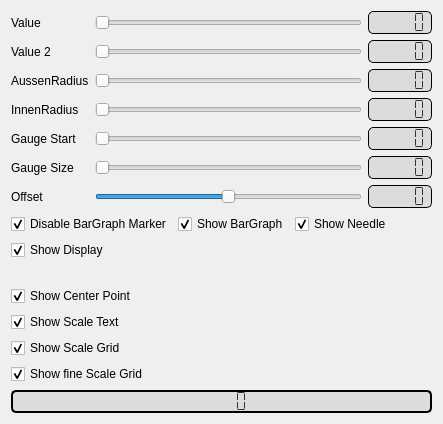
        <widget class="QWidget" name="tab_3">
         <attribute name="title">
          <string>Setup</string>
         </attribute>
         <layout class="QGridLayout" name="gridLayout_16">
          <item row="0" column="0">
           <layout class="QGridLayout" name="gridLayout">
            <item row="6" column="2">
             <widget class="QLCDNumber" name="lcdNumber_9">
              <property name="styleSheet">
               <string notr="true">QLCDNumber {
	border: 1px solid black;
	border-radius: 5px;
	background-color: rgb(220, 220, 220);
	color: rgb(50, 50, 50);
}</string>
              </property>
              <property name="frameShape">
               <enum>QFrame::NoFrame</enum>
              </property>
              <property name="frameShadow">
               <enum>QFrame::Plain</enum>
              </property>
              <property name="lineWidth">
               <number>0</number>
              </property>
              <property name="segmentStyle">
               <enum>QLCDNumber::Flat</enum>
              </property>
             </widget>
            </item>
            <item row="1" column="0">
             <widget class="QLabel" name="label_2">
              <property name="text">
               <string>Value 2</string>
              </property>
             </widget>
            </item>
            <item row="0" column="2">
             <widget class="QLCDNumber" name="lcdNumber_4">
              <property name="font">
               <font>
                <family>MS Shell Dlg 2</family>
               </font>
              </property>
              <property name="styleSheet">
               <string notr="true">QLCDNumber {
	border: 1px solid black;
	border-radius: 5px;
	background-color: rgb(220, 220, 220);
	color: rgb(50, 50, 50);
}</string>
              </property>
              <property name="frameShape">
               <enum>QFrame::NoFrame</enum>
              </property>
              <property name="frameShadow">
               <enum>QFrame::Plain</enum>
              </property>
              <property name="lineWidth">
               <number>0</number>
              </property>
              <property name="segmentStyle">
               <enum>QLCDNumber::Flat</enum>
              </property>
             </widget>
            </item>
            <item row="4" column="0">
             <widget class="QLabel" name="label_5">
              <property name="text">
               <string>Gauge Start</string>
              </property>
             </widget>
            </item>
            <item row="1" column="1">
             <widget class="QSlider" name="horizontalSlider_5">
              <property name="maximum">
               <number>200</number>
              </property>
              <property name="value">
               <number>0</number>
              </property>
              <property name="orientation">
               <enum>Qt::Horizontal</enum>
              </property>
             </widget>
            </item>
            <item row="1" column="2">
             <widget class="QLCDNumber" name="lcdNumber_3">
              <property name="styleSheet">
               <string notr="true">QLCDNumber {
	border: 1px solid black;
	border-radius: 5px;
	background-color: rgb(220, 220, 220);
	color: rgb(50, 50, 50);
}</string>
              </property>
              <property name="frameShape">
               <enum>QFrame::NoFrame</enum>
              </property>
              <property name="frameShadow">
               <enum>QFrame::Plain</enum>
              </property>
              <property name="lineWidth">
               <number>0</number>
              </property>
              <property name="segmentStyle">
               <enum>QLCDNumber::Flat</enum>
              </property>
             </widget>
            </item>
            <item row="2" column="0">
             <widget class="QLabel" name="label_3">
              <property name="text">
               <string>AussenRadius</string>
              </property>
             </widget>
            </item>
            <item row="3" column="0">
             <widget class="QLabel" name="label_4">
              <property name="text">
               <string>InnenRadius</string>
              </property>
             </widget>
            </item>
            <item row="4" column="1">
             <widget class="QSlider" name="GaugeStartSlider">
              <property name="maximum">
               <number>360</number>
              </property>
              <property name="value">
               <number>0</number>
              </property>
              <property name="orientation">
               <enum>Qt::Horizontal</enum>
              </property>
             </widget>
            </item>
            <item row="2" column="2">
             <widget class="QLCDNumber" name="lcdNumber_2">
              <property name="styleSheet">
               <string notr="true">QLCDNumber {
	border: 1px solid black;
	border-radius: 5px;
	background-color: rgb(220, 220, 220);
	color: rgb(50, 50, 50);
}</string>
              </property>
              <property name="frameShape">
               <enum>QFrame::NoFrame</enum>
              </property>
              <property name="frameShadow">
               <enum>QFrame::Plain</enum>
              </property>
              <property name="lineWidth">
               <number>0</number>
              </property>
              <property name="segmentStyle">
               <enum>QLCDNumber::Flat</enum>
              </property>
             </widget>
            </item>
            <item row="2" column="1">
             <widget class="QSlider" name="AussenRadiusSlider">
              <property name="maximum">
               <number>1000</number>
              </property>
              <property name="value">
               <number>0</number>
              </property>
              <property name="orientation">
               <enum>Qt::Horizontal</enum>
              </property>
             </widget>
            </item>
            <item row="3" column="1">
             <widget class="QSlider" name="InnenRadiusSlider">
              <property name="maximum">
               <number>1000</number>
              </property>
              <property name="value">
               <number>0</number>
              </property>
              <property name="orientation">
               <enum>Qt::Horizontal</enum>
              </property>
             </widget>
            </item>
            <item row="3" column="2">
             <widget class="QLCDNumber" name="lcdNumber">
              <property name="styleSheet">
               <string notr="true">QLCDNumber {
	border: 1px solid black;
	border-radius: 5px;
	background-color: rgb(220, 220, 220);
	color: rgb(50, 50, 50);
}</string>
              </property>
              <property name="frameShape">
               <enum>QFrame::NoFrame</enum>
              </property>
              <property name="frameShadow">
               <enum>QFrame::Plain</enum>
              </property>
              <property name="lineWidth">
               <number>0</number>
              </property>
              <property name="segmentStyle">
               <enum>QLCDNumber::Flat</enum>
              </property>
             </widget>
            </item>
            <item row="0" column="0">
             <widget class="QLabel" name="label">
              <property name="text">
               <string>Value</string>
              </property>
             </widget>
            </item>
            <item row="0" column="1">
             <widget class="QSlider" name="ActualSlider">
              <property name="maximum">
               <number>200</number>
              </property>
              <property name="value">
               <number>0</number>
              </property>
              <property name="orientation">
               <enum>Qt::Horizontal</enum>
              </property>
             </widget>
            </item>
            <item row="6" column="0">
             <widget class="QLabel" name="label_7">
              <property name="text">
               <string>Offset</string>
              </property>
             </widget>
            </item>
            <item row="5" column="2">
             <widget class="QLCDNumber" name="lcdNumber_8">
              <property name="styleSheet">
               <string notr="true">QLCDNumber {
	border: 1px solid black;
	border-radius: 5px;
	background-color: rgb(220, 220, 220);
	color: rgb(50, 50, 50);
}</string>
              </property>
              <property name="frameShape">
               <enum>QFrame::NoFrame</enum>
              </property>
              <property name="frameShadow">
               <enum>QFrame::Plain</enum>
              </property>
              <property name="lineWidth">
               <number>0</number>
              </property>
              <property name="segmentStyle">
               <enum>QLCDNumber::Flat</enum>
              </property>
             </widget>
            </item>
            <item row="5" column="1">
             <widget class="QSlider" name="GaugeSizeSlider">
              <property name="maximum">
               <number>360</number>
              </property>
              <property name="value">
               <number>0</number>
              </property>
              <property name="orientation">
               <enum>Qt::Horizontal</enum>
              </property>
             </widget>
            </item>
            <item row="6" column="1">
             <widget class="QSlider" name="offsetSlider">
              <property name="minimum">
               <number>-360</number>
              </property>
              <property name="maximum">
               <number>360</number>
              </property>
              <property name="orientation">
               <enum>Qt::Horizontal</enum>
              </property>
             </widget>
            </item>
            <item row="4" column="2">
             <widget class="QLCDNumber" name="lcdNumber_7">
              <property name="styleSheet">
               <string notr="true">QLCDNumber {
	border: 1px solid black;
	border-radius: 5px;
	background-color: rgb(220, 220, 220);
	color: rgb(50, 50, 50);
}</string>
              </property>
              <property name="frameShape">
               <enum>QFrame::NoFrame</enum>
              </property>
              <property name="frameShadow">
               <enum>QFrame::Plain</enum>
              </property>
              <property name="lineWidth">
               <number>0</number>
              </property>
              <property name="segmentStyle">
               <enum>QLCDNumber::Flat</enum>
              </property>
             </widget>
            </item>
            <item row="5" column="0">
             <widget class="QLabel" name="label_6">
              <property name="text">
               <string>Gauge Size</string>
              </property>
             </widget>
            </item>
           </layout>
          </item>
          <item row="1" column="0">
           <layout class="QGridLayout" name="gridLayout_6">
            <item row="5" column="0">
             <widget class="QCheckBox" name="CB_ScaleText">
              <property name="text">
               <string>Show Scale Text</string>
              </property>
              <property name="checked">
               <bool>true</bool>
              </property>
             </widget>
            </item>
            <item row="0" column="2">
             <widget class="QCheckBox" name="CB_Needle">
              <property name="text">
               <string>Show Needle</string>
              </property>
              <property name="checked">
               <bool>true</bool>
              </property>
             </widget>
            </item>
            <item row="0" column="1">
             <widget class="QCheckBox" name="CB_ShowBarGraph">
              <property name="text">
               <string>Show BarGraph</string>
              </property>
              <property name="checked">
               <bool>true</bool>
              </property>
             </widget>
            </item>
            <item row="0" column="0">
             <widget class="QCheckBox" name="CB_barGraph">
              <property name="text">
               <string>Disable BarGraph Marker</string>
              </property>
              <property name="checked">
               <bool>true</bool>
              </property>
             </widget>
            </item>
            <item row="2" column="0">
             <widget class="QCheckBox" name="CB_ValueText">
              <property name="text">
               <string>Show Display</string>
              </property>
              <property name="checked">
               <bool>true</bool>
              </property>
             </widget>
            </item>
            <item row="4" column="0">
             <widget class="QCheckBox" name="CB_CenterPoint">
              <property name="text">
               <string>Show Center Point</string>
              </property>
              <property name="checked">
               <bool>true</bool>
              </property>
             </widget>
            </item>
            <item row="3" column="3">
             <spacer name="horizontalSpacer_2">
              <property name="orientation">
               <enum>Qt::Horizontal</enum>
              </property>
              <property name="sizeHint" stdset="0">
               <size>
                <width>40</width>
                <height>20</height>
               </size>
              </property>
             </spacer>
            </item>
            <item row="6" column="0">
             <widget class="QCheckBox" name="CB_Grid">
              <property name="text">
               <string>Show Scale Grid</string>
              </property>
              <property name="checked">
               <bool>true</bool>
              </property>
             </widget>
            </item>
            <item row="7" column="0">
             <widget class="QCheckBox" name="CB_fineGrid">
              <property name="text">
               <string>Show fine Scale Grid</string>
              </property>
              <property name="checked">
               <bool>true</bool>
              </property>
             </widget>
            </item>
           </layout>
          </item>
          <item row="2" column="0">
           <widget class="QLCDNumber" name="ActualValue">
            <property name="styleSheet">
             <string notr="true">QLCDNumber {
	border: 2px solid black;
	border-radius: 5px;
	background-color: rgb(220, 220, 220);
	color: rgb(50, 50, 50);
}</string>
            </property>
            <property name="frameShape">
             <enum>QFrame::NoFrame</enum>
            </property>
            <property name="frameShadow">
             <enum>QFrame::Sunken</enum>
            </property>
            <property name="segmentStyle">
             <enum>QLCDNumber::Flat</enum>
            </property>
           </widget>
          </item>
         </layout>
        </widget>
